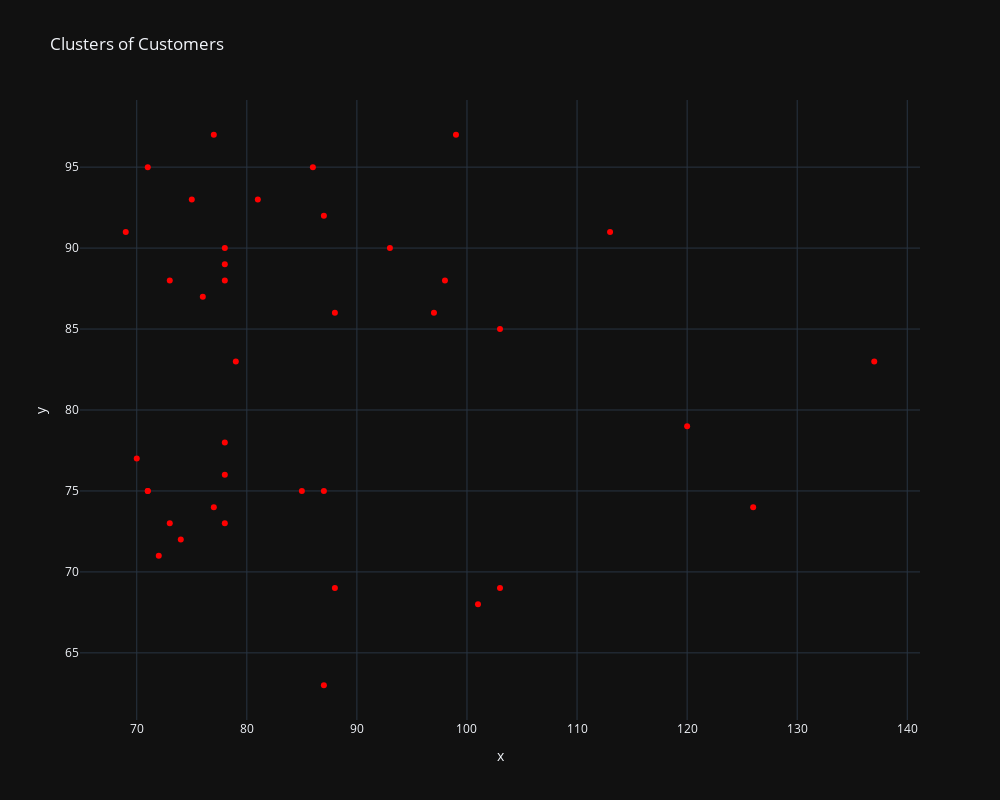

The cell this chart's notebook holds for it:
### Code cell
fig = px.scatter(
    x=X.loc[y_kmeans == 1, 'Annual Income (k$)'],
    y=X.loc[y_kmeans == 1, 'Spending Score (1-100)'],
    title='Clusters of Customers',
    color_discrete_sequence=["red"]
).update_layout(
    width=1000,
    height=800,
)

fig.show()

### Figure 1 — Plotly figure (JSON) as saved in the notebook; plotly's stock layout.template omitted (floating-point values rounded to 4 significant figures)
{"data": [{"hovertemplate": "x=%{x}<br>y=%{y}<extra></extra>", "legendgroup": "", "marker": {"color": "red", "symbol": "circle"}, "mode": "markers", "name": "", "orientation": "v", "showlegend": false, "x": [69, 70, 71, 71, 71, 72, 73, 73, 74, 75, 76, 77, 77, 78, 78, 78, 78, 78, 78, 79, 81, 85, 86, 87, 87, 87, 88, 88, 93, 97, 98, 99, 101, 103, 103, 113, 120, 126, 137], "xaxis": "x", "y": [91, 77, 95, 75, 75, 71, 88, 73, 72, 93, 87, 97, 74, 90, 88, 76, 89, 78, 73, 83, 93, 75, 95, 63, 75, 92, 86, 69, 90, 86, 88, 97, 68, 85, 69, 91, 79, 74, 83], "yaxis": "y", "type": "scatter"}], "layout": {"xaxis": {"anchor": "y", "domain": [0.0, 1.0], "title": {"text": "x"}}, "yaxis": {"anchor": "x", "domain": [0.0, 1.0], "title": {"text": "y"}}, "legend": {"tracegroupgap": 0}, "title": {"text": "Clusters of Customers"}, "width": 1000, "height": 800}}
